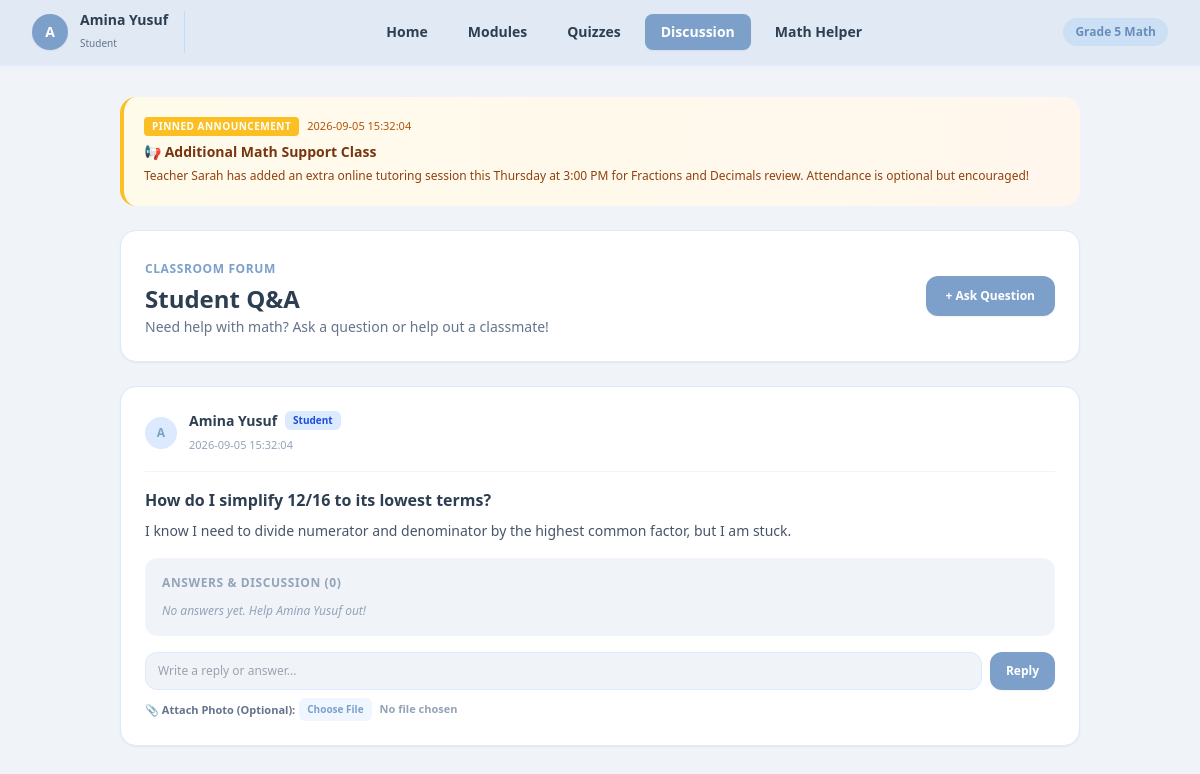
The app's page /student/student_discussion.php, older data.
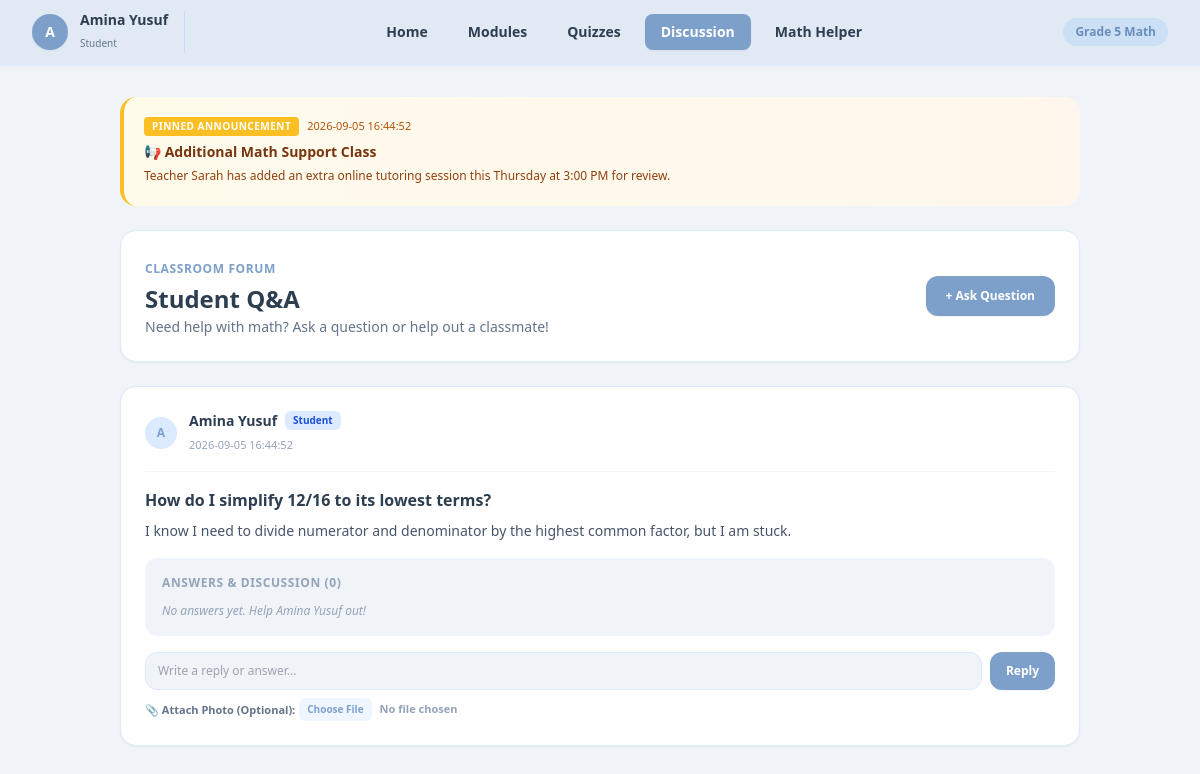
The same page, newer data.
### tables this page shows
CREATE TABLE announcements (
        id INTEGER PRIMARY KEY AUTOINCREMENT,
        title TEXT NOT NULL,
        content TEXT NOT NULL,
        is_active INTEGER DEFAULT 1,
        created_at DATETIME DEFAULT CURRENT_TIMESTAMP
    );

CREATE TABLE discussion_posts (
        id INTEGER PRIMARY KEY AUTOINCREMENT,
        student_id INTEGER NOT NULL,
        title TEXT NOT NULL,
        content TEXT NOT NULL,
        image_url TEXT DEFAULT NULL,
        created_at DATETIME DEFAULT CURRENT_TIMESTAMP,
        FOREIGN KEY(student_id) REFERENCES students(id) ON DELETE CASCADE
    );

CREATE TABLE students (
        id INTEGER PRIMARY KEY AUTOINCREMENT, 
        classroom_id INTEGER, 
        name TEXT NOT NULL, 
        status TEXT NOT NULL, 
        score INTEGER DEFAULT 0, 
        role TEXT DEFAULT 'student', 
        FOREIGN KEY(classroom_id) REFERENCES classrooms(id) ON DELETE SET NULL
    );

### student/student_discussion.php (the view, shortened to what the changed rows need)
<?php
require_once __DIR__ . '/../config/db.php';
$announcementsStmt = $pdo->query("
    SELECT id, title, content, created_at
    FROM announcements
    WHERE is_active = 1
    ORDER BY created_at DESC
");
$announcements = $announcementsStmt->fetchAll();
$postsStmt = $pdo->query("
    SELECT p.id, p.title, p.content, p.image_url, p.created_at, s.name as author, s.role
    FROM discussion_posts p
    LEFT JOIN students s ON p.student_id = s.id
    ORDER BY p.created_at DESC
");
$discussions = $postsStmt->fetchAll();
?>
<!DOCTYPE html>
<html lang="en">
<head>
    <script src="https://cdn.tailwindcss.com"></script>
</head>
<body class="bg-pastel-bg text-pastel-text font-sans min-h-screen flex flex-col">
    <main class="flex-1 max-w-5xl w-full mx-auto px-4 sm:px-6 lg:px-8 py-8">
        <?php if (!empty($announcements)): ?>
            <div class="space-y-4 mb-6">
                <?php foreach ($announcements as $announcement): ?>
                    <div class="bg-gradient-to-r from-amber-50 to-orange-50 border-l-4 border-amber-400 p-5 rounded-2xl shadow-xs relative">
                        <div class="flex items-center justify-between mb-1.5">
                            <div class="flex items-center gap-2">
                                <span class="bg-amber-400 text-white text-[10px] font-black px-2 py-0.5 rounded uppercase tracking-wider">Pinned Announcement</span>
                                <span class="text-[11px] text-amber-700 font-medium"><?= htmlspecialchars($announcement['created_at']) ?></span>
                            </div>
                        </div>
                        <h3 class="text-sm font-bold text-amber-900 mb-1"><?= htmlspecialchars($announcement['title']) ?></h3>
                        <p class="text-xs text-amber-800 leading-relaxed"><?= htmlspecialchars($announcement['content']) ?></p>
                    </div>
                <?php endforeach; ?>
            </div>
        <?php endif; ?>
        <div class="bg-pastel-card p-6 rounded-2xl border border-blue-100 shadow-sm mb-6 flex justify-between items-center">
            <div>
                <h1 class="text-2xl font-bold text-pastel-text mt-1">Student Q&A</h1>
            </div>
        </div>
        <div class="space-y-6">
            <?php if (empty($discussions)): ?>
                <div class="bg-pastel-card p-12 text-center rounded-2xl border border-blue-100 shadow-sm">
                    <p class="text-slate-400 text-sm">No questions asked yet. Click <strong>+ Ask Question</strong> to start one!</p>
                </div>
            <?php else: ?>
                <?php foreach ($discussions as $post): ?>
                    <div class="bg-pastel-card p-6 rounded-2xl border border-blue-100 shadow-sm">
                        <div class="flex items-center justify-between border-b border-slate-100 pb-4 mb-4">
                            <div class="flex items-center gap-3">
                                <div class="w-8 h-8 rounded-full bg-blue-100 text-pastel-primary font-bold text-xs flex items-center justify-center">
                                    <?= strtoupper(substr($post['author'] ?? 'U', 0, 1)) ?>
                                </div>
                                <div>
                                    <div class="flex items-center gap-2">
                                        <span class="font-bold text-sm text-pastel-text">
                                            <?= htmlspecialchars($post['author'] ?? 'Deleted Student') ?>
                                        </span>
                                        <?php if (($post['role'] ?? '') === 'teacher'): ?>
                                            <span class="bg-amber-100 text-amber-700 text-[10px] font-bold px-2 py-0.5 rounded-md">Teacher</span>
                                        <?php else: ?>
                                            <span class="bg-blue-100 text-blue-700 text-[10px] font-bold px-2 py-0.5 rounded-md">Student</span>
                                        <?php endif; ?>
                                    </div>
                                    <span class="text-[11px] text-slate-400"><?= htmlspecialchars($post['created_at']) ?></span>
                                </div>
                            </div>
                        </div>
                        <h2 class="text-base font-bold text-pastel-text mb-2"><?= htmlspecialchars($post['title']) ?></h2>
                        <p class="text-sm text-slate-600 mb-4 leading-relaxed"><?= htmlspecialchars($post['content']) ?></p>
                        <div class="space-y-3 bg-pastel-bg p-4 rounded-xl border border-blue-50 mb-4">
                            <h3 class="text-xs font-bold text-slate-400 uppercase tracking-wider mb-2">
                                Answers & Discussion (<?= count($post['replies']) ?>)
                            </h3>
                            <?php if (empty($post['replies'])): ?>
                                <p class="text-xs text-slate-400 italic">No answers yet. Help <?= htmlspecialchars($post['author'] ?? 'them') ?> out!</p>
                            <?php endif; ?>
                        </div>
                        <form action="student_discussion.php" method="POST" enctype="multipart/form-data" class="space-y-2">
                            <div class="flex gap-2">
                                <input type="text" name="reply_content" placeholder="Write a reply or answer..." class="flex-1 text-xs bg-pastel-bg px-3 py-2.5 rounded-xl border border-blue-100 focus:outline-none focus:border-pastel-primary">
                                <button type="submit" class="bg-pastel-primary hover:bg-pastel-hover text-white text-xs font-bold px-4 py-2.5 rounded-xl transition shadow-sm">
                                    Reply
                                </button>
                            </div>
                            <div class="flex items-center gap-2">
                                <label class="text-[11px] text-slate-500 font-semibold cursor-pointer hover:text-pastel-primary flex items-center gap-1">
                                    <span>📎 Attach Photo (Optional):</span>
                                    <input type="file" name="reply_image" accept="image/*" class="text-[11px] text-slate-400 file:mr-2 file:py-1 file:px-2 file:rounded-md file:border-0 file:text-[10px] file:font-semibold file:bg-blue-50 file:text-pastel-primary hover:file:bg-blue-100 cursor-pointer">
                                </label>
                            </div>
                        </form>
                    </div>
                <?php endforeach; ?>
            <?php endif; ?>
        </div>
    </main>
</body>
</html>

Row changes from the older to the newer data that the page shows:
changed announcements "📢 Additional Math Support Class": created_at "2026-09-05 15:32:04" → "2026-09-05 16:44:52"; content "Teacher Sarah has added an extra online tutoring session this Thursday at 3:00 PM for Fractions and Decimals review. Attendance is optional but encouraged!" → "Teacher Sarah has added an extra online tutoring session this Thursday at 3:00 PM for review."
changed discussion_posts "How do I simplify 12/16 to its lowest terms?": created_at "2026-09-05 15:32:04" → "2026-09-05 16:44:52"
